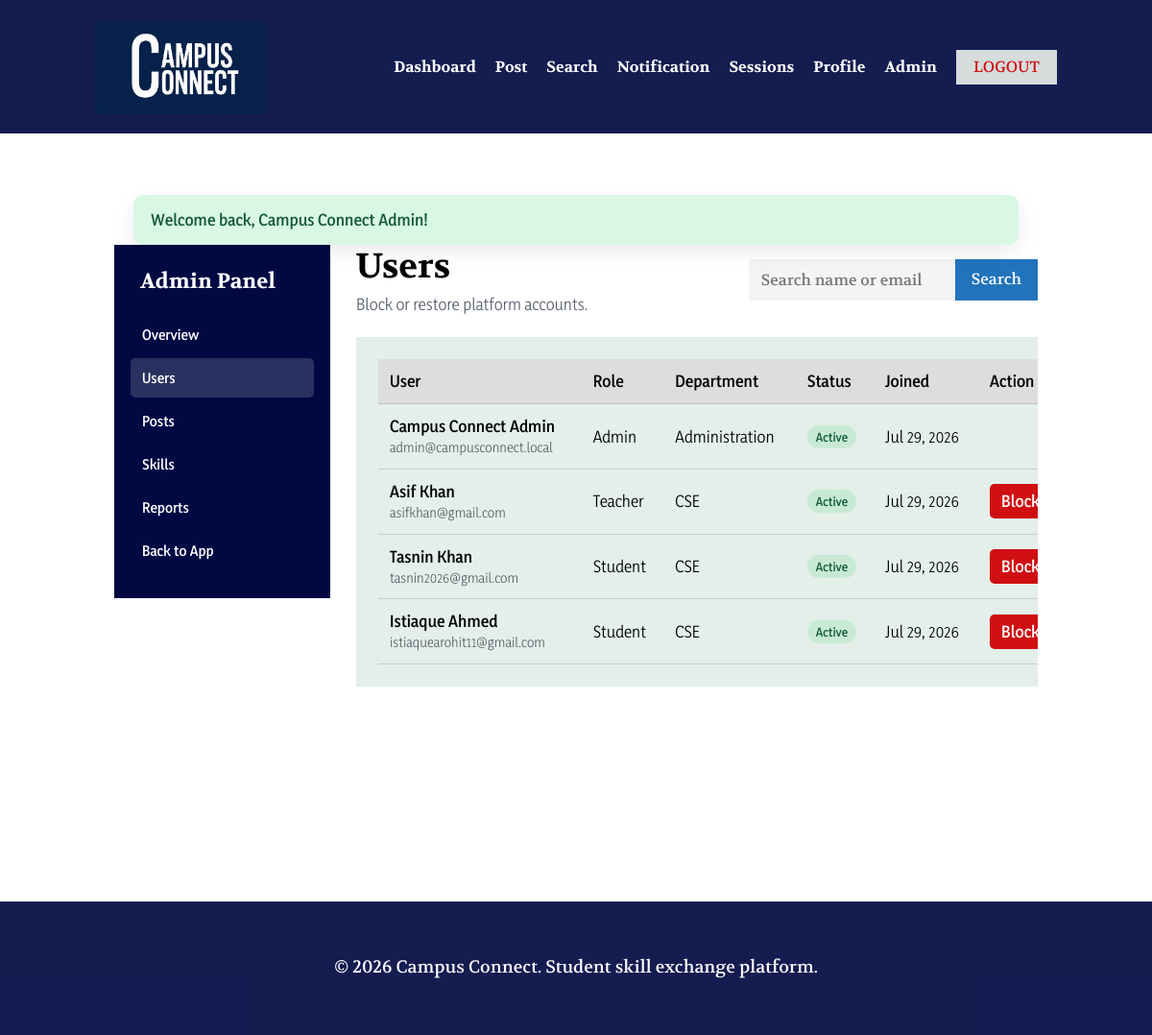
/admin/users.php (signed in), run on the app's committed database.
### tables this page shows
CREATE TABLE IF NOT EXISTS `users` (
  `id` int(11) NOT NULL AUTO_INCREMENT,
  `name` varchar(120) NOT NULL,
  `email` varchar(160) NOT NULL,
  `password` varchar(255) NOT NULL,
  `role` enum('student','teacher','admin') NOT NULL DEFAULT 'student',
  `department` varchar(120) DEFAULT NULL,
  `semester` varchar(50) DEFAULT NULL,
  `bio` text DEFAULT NULL,
  `profile_photo` varchar(255) DEFAULT NULL,
  `status` enum('active','blocked') NOT NULL DEFAULT 'active',
  `created_at` datetime NOT NULL DEFAULT current_timestamp(),
  `updated_at` datetime DEFAULT NULL ON UPDATE current_timestamp(),
  PRIMARY KEY (`id`),
  UNIQUE KEY `uq_users_email` (`email`)
);

### includes/db.php (called while the page is built, shortened)
<?php
function db(): PDO
{
    static $pdo = null;
    if ($pdo === null) {
        $dsn = 'mysql:host=' . DB_HOST . ';dbname=' . DB_NAME . ';charset=utf8mb4';
        $options = [
            PDO::ATTR_ERRMODE => PDO::ERRMODE_EXCEPTION,
            PDO::ATTR_DEFAULT_FETCH_MODE => PDO::FETCH_ASSOC,
            PDO::ATTR_EMULATE_PREPARES => false,
        ];
        $pdo = new PDO($dsn, DB_USER, DB_PASS, $options);
    }
    return $pdo;
}
?>

### admin/users.php (the view, shortened to what this page needs)
<?php
require_once __DIR__.'/../includes/init.php';require_admin();$admin=current_user();
$q=trim((string)($_GET['q']??''));if($q!==''){$like='%'.$q.'%';$stmt=db()->prepare('SELECT * FROM users WHERE name LIKE ? OR email LIKE ? ORDER BY created_at DESC');$stmt->execute([$like,$like]);}else{$stmt=db()->query('SELECT * FROM users ORDER BY created_at DESC');}$users=$stmt->fetchAll();$pageTitle='Admin Users - Campus Connect';include __DIR__.'/_admin_header.php';
?>
<div class="admin-title"><div><h1>Users</h1><p>Block or restore platform accounts.</p></div><form class="admin-search" method="get"><input name="q" value="<?= e($q) ?>" placeholder="Search name or email"><button>Search</button></form></div><section class="admin-panel table-wrap"><table class="admin-table"><thead><tr><th>User</th><th>Role</th><th>Department</th><th>Status</th><th>Joined</th><th>Action</th></tr></thead><tbody><?php foreach($users as $item): ?><tr><td><a href="<?= url('profile.php?id='.(int)$item['id']) ?>"><strong><?= e($item['name']) ?></strong><small><?= e($item['email']) ?></small></a></td><td><?= e(ucfirst($item['role'])) ?></td><td><?= e($item['department']?:'—') ?></td><td><span class="admin-status status-<?= e($item['status']) ?>"><?= e(ucfirst($item['status'])) ?></span></td><td><?= e(date('M d, Y',strtotime($item['created_at']))) ?></td><td><?php if($item['role']!=='admin'): ?><form method="post"><?= csrf_field() ?><input type="hidden" name="id" value="<?= (int)$item['id'] ?>"><input type="hidden" name="status" value="<?= $item['status']==='active'?'blocked':'active' ?>"><button class="<?= $item['status']==='active'?'danger':'success' ?>" data-confirm="Change this user status?"><?= $item['status']==='active'?'Block':'Unblock' ?></button></form><?php endif; ?></td></tr><?php endforeach; ?></tbody></table></section>
<?php include __DIR__.'/_admin_footer.php'; ?>

### assets/css/style.css (style rules this page uses)
:root { --navy:#000942; --navy-overlay:rgba(0,9,66,.92); --paper:#fbf3fd; --mint:rgba(153,196,173,.39); --blue:#2174bc; --ink:#000; --muted:#d7dcdd; --danger:#cf0f12; }
* { box-sizing:border-box }
html { scroll-behavior:smooth }
body { margin:0;background:#fff;color:var(--ink);font-family:Volkhov,Georgia,serif;line-height:1.25 }
button,input,select,textarea { font:inherit }
button,a { touch-action:manipulation }
a { color:inherit }
.table-wrap { width:100%;overflow:auto }
.section-heading-row,.feed-heading,.notification-heading,.sessions-heading,.admin-title { display:flex;align-items:flex-start;justify-content:space-between;gap:24px }
.section-heading-row h2,.feed-heading h1,.notification-heading h1,.sessions-heading h1,.admin-title h1 { margin:0 }
.feed-heading p,.sessions-heading p,.admin-title p { margin:6px 0 0;font:400 16px Yaldevi,Arial,sans-serif;color:#59616e }
.admin-title { align-items:center;margin-bottom:24px }
.admin-title h1 { font-size:36px }
.admin-panel { margin-bottom:24px;padding:23px;background:rgba(153,196,173,.28) }
.admin-search { display:flex }
.admin-search input,.admin-add-form input { height:43px;border:0;background:#f4f4f4;padding:0 13px }
.admin-search button,.admin-add-form button { border:0;background:#2174bc;color:#fff;padding:0 17px;cursor:pointer }
.admin-table { width:100%;min-width:720px;border-collapse:collapse;font-family:Yaldevi,Arial,sans-serif }
.admin-table th,.admin-table td { padding:13px 12px;border-bottom:1px solid rgba(0,0,0,.13);text-align:left;vertical-align:middle }
.admin-table th { background:rgba(217,217,217,.76) }
.admin-table td>a { text-decoration:none }
.admin-table td>a small { display:block;margin-top:4px;color:#5d6570 }
.admin-table button,.admin-report-card button { border:0;border-radius:5px;padding:8px 12px;color:#fff;font-weight:600;cursor:pointer }
.admin-table button.danger,.admin-report-card button.danger { background:#cf0f12 }
.admin-status { display:inline-flex;padding:4px 9px;border-radius:12px;font:600 12px Yaldevi,Arial,sans-serif }
.admin-status.status-active,.admin-status.status-resolved { background:#c8ead5;color:#155b36 }

### data on the page
users: name "Campus Connect Admin", email "admin@campusconnect.local", role "Admin", department "Administration", status "Active", created_at "Jul 29, 2026"
users: name "Asif Khan", email "asifkhan@gmail.com", role "Teacher", department "CSE", status "Active", created_at "Jul 29, 2026", shows "Block"
users: name "Tasnin Khan", email "tasnin2026@gmail.com", role "Student", department "CSE", status "Active", created_at "Jul 29, 2026", shows "Block"
users: name "Istiaque Ahmed", email "istiaquearohit11@gmail.com", role "Student", department "CSE", status "Active", created_at "Jul 29, 2026", shows "Block"

### other printed values
$item['message'] "Welcome back, Campus Connect Admin!"
